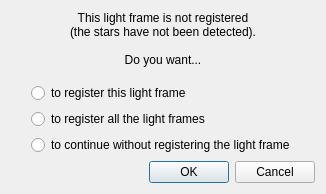
<?xml version="1.0" encoding="UTF-8"?>
<ui version="4.0">
 <class>AskRegistering</class>
 <widget class="QDialog" name="AskRegistering">
  <property name="geometry">
   <rect>
    <x>0</x>
    <y>0</y>
    <width>387</width>
    <height>213</height>
   </rect>
  </property>
  <property name="windowTitle">
   <string>Unregistered light frame</string>
  </property>
  <layout class="QVBoxLayout" name="verticalLayout_2">
   <property name="sizeConstraint">
    <enum>QLayout::SetFixedSize</enum>
   </property>
   <item>
    <layout class="QVBoxLayout" name="verticalLayout">
     <property name="leftMargin">
      <number>20</number>
     </property>
     <property name="topMargin">
      <number>0</number>
     </property>
     <property name="rightMargin">
      <number>20</number>
     </property>
     <property name="bottomMargin">
      <number>0</number>
     </property>
     <item>
      <widget class="QLabel" name="label">
       <property name="text">
        <string>This light frame is not registered
(the stars have not been detected).

Do you want...</string>
       </property>
       <property name="alignment">
        <set>Qt::AlignCenter</set>
       </property>
      </widget>
     </item>
     <item>
      <spacer name="verticalSpacer">
       <property name="orientation">
        <enum>Qt::Vertical</enum>
       </property>
       <property name="sizeType">
        <enum>QSizePolicy::Fixed</enum>
       </property>
       <property name="sizeHint" stdset="0">
        <size>
         <width>20</width>
         <height>10</height>
        </size>
       </property>
      </spacer>
     </item>
     <item>
      <widget class="QRadioButton" name="registerOne">
       <property name="text">
        <string>to register this light frame</string>
       </property>
      </widget>
     </item>
     <item>
      <widget class="QRadioButton" name="registerAll">
       <property name="text">
        <string>to register all the light frames</string>
       </property>
      </widget>
     </item>
     <item>
      <widget class="QRadioButton" name="registerNone">
       <property name="text">
        <string>to continue without registering the light frame</string>
       </property>
      </widget>
     </item>
    </layout>
   </item>
   <item>
    <widget class="QDialogButtonBox" name="buttonBox">
     <property name="orientation">
      <enum>Qt::Horizontal</enum>
     </property>
     <property name="standardButtons">
      <set>QDialogButtonBox::Cancel|QDialogButtonBox::Ok</set>
     </property>
    </widget>
   </item>
  </layout>
 </widget>
 <resources/>
 <connections>
  <connection>
   <sender>buttonBox</sender>
   <signal>accepted()</signal>
   <receiver>AskRegistering</receiver>
   <slot>accept()</slot>
   <hints>
    <hint type="sourcelabel">
     <x>20</x>
     <y>20</y>
    </hint>
    <hint type="destinationlabel">
     <x>20</x>
     <y>20</y>
    </hint>
   </hints>
  </connection>
  <connection>
   <sender>buttonBox</sender>
   <signal>rejected()</signal>
   <receiver>AskRegistering</receiver>
   <slot>reject()</slot>
   <hints>
    <hint type="sourcelabel">
     <x>20</x>
     <y>20</y>
    </hint>
    <hint type="destinationlabel">
     <x>20</x>
     <y>20</y>
    </hint>
   </hints>
  </connection>
  <connection>
   <sender>registerOne</sender>
   <signal>clicked()</signal>
   <receiver>AskRegistering</receiver>
   <slot>onRegisterOne()</slot>
   <hints>
    <hint type="sourcelabel">
     <x>20</x>
     <y>20</y>
    </hint>
    <hint type="destinationlabel">
     <x>20</x>
     <y>20</y>
    </hint>
   </hints>
  </connection>
  <connection>
   <sender>registerAll</sender>
   <signal>clicked()</signal>
   <receiver>AskRegistering</receiver>
   <slot>onRegisterAll()</slot>
   <hints>
    <hint type="sourcelabel">
     <x>20</x>
     <y>20</y>
    </hint>
    <hint type="destinationlabel">
     <x>20</x>
     <y>20</y>
    </hint>
   </hints>
  </connection>
  <connection>
   <sender>registerNone</sender>
   <signal>clicked()</signal>
   <receiver>AskRegistering</receiver>
   <slot>onRegisterNone()</slot>
   <hints>
    <hint type="sourcelabel">
     <x>20</x>
     <y>20</y>
    </hint>
    <hint type="destinationlabel">
     <x>20</x>
     <y>20</y>
    </hint>
   </hints>
  </connection>
 </connections>
 <slots>
  <slot>onRegisterAll()</slot>
  <slot>onRegisterOne()</slot>
  <slot>onRegisterNone()</slot>
 </slots>
</ui>
